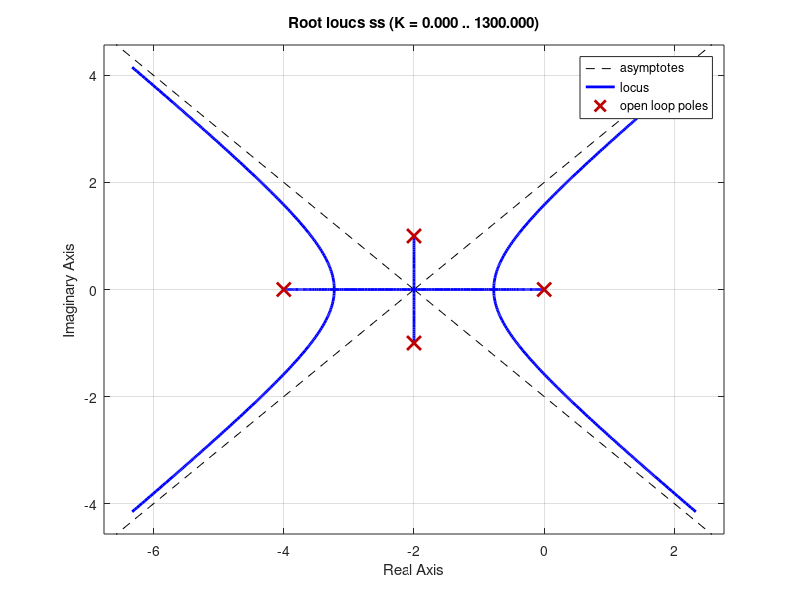

Write the MATLAB code that produced this figure.
% Root locus of Transfer function
%                       1
% G(s) = ------------------------------
%          s^4 + 8 s^3 + 21 s^2 + 20s

ss = tf([1], [1 8 21 20 0]);
rlocus(ss);
